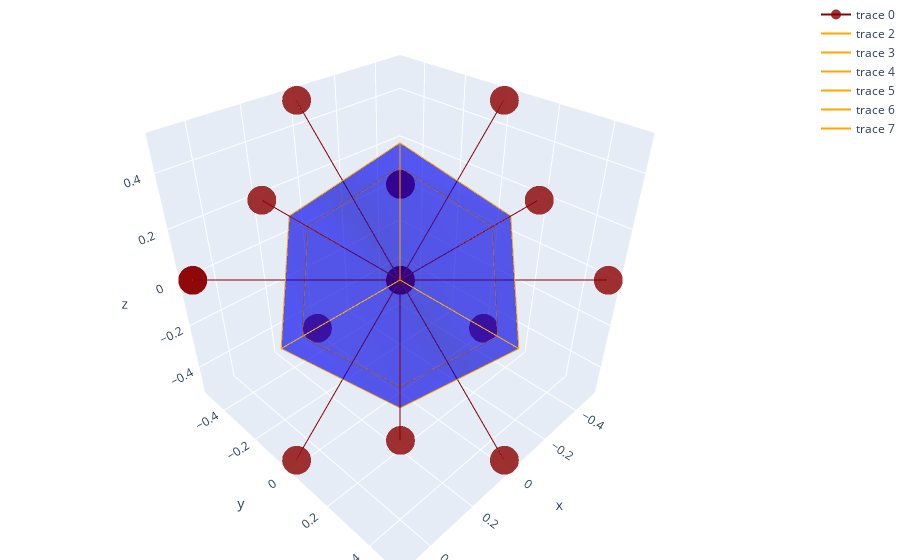

Here is the notebook cell this chart was saved with:
### Code cell
# # Configure Plotly to be rendered inline in the notebook.
# plotly.offline.init_notebook_mode()
cell_range = 2
# Configure the trace.
a1 = [0,0.5, 0.5]
a2 = [0.5,0, 0.5]
a3 = [0.5,0.5, 0]

a1, a2, a3 = [np.array(x) for x in (a1, a2, a3)]

# lattice_vectors = list()

# for ni in range(-cell_range, cell_range + 1):
#     for nj in range(-cell_range, cell_range + 1):
#         for nk in range(-cell_range, cell_range + 1):
#             lattice_vectors.append(list(a1*ni + a2*nj + a3*nk))
            
cube = [
    [0,0,0],
    [0,0,1],
    [0,1,1],
    [0,1,0],
    [0,0,0],
    
    [1,0,0],
    [1,0,1],
    [1,1,1],
    [1,1,0],
    [1,0,0],
    
    [0,0,0],
    [0,0,1],
    [1,0,1],
    [0,0,1],
    [0,1,1],
    [1,1,1],
    [0,1,1],
    [0,1,0],
    [1,1,0],
    [0,1,0],
    [0,0,0]
    
    
#     [0,0,0],
#     [0,0.5,0.5],
#     [0,0,0],
#     [0,1,0],
#     [0,0.5,0.5],
#     [0,0,0],
    
]

face_center = [
    [0,0,0.5],
    [0.5,0.5,0.5],
    [0,0.5,1],
    [0.5,0.5,0.5],
    [0,1,0.5],
    [0.5,0.5,0.5],
    [0,0.5,0],
    [0.5,0.5,0.5],
    [0,0,0.5],
    [0.5,0.5,0.5],
    [1,0,0.5],
    [0.5,0.5,0.5],
    [1,0.5,1],
    [0.5,0.5,0.5],
    [1,1,0.5],
    [0.5,0.5,0.5],
    [1,0.5,0],
    [0.5,0.5,0.5],
    [1,0,0.5],
    [0.5,0.5,0.5],
    [0.5, 0, 0],
    [0.5,0.5,0.5],
    [0.5, 0, 1],
    [0.5,0.5,0.5],
    [0.5, 1, 1],
    [0.5,0.5,0.5],
    [0.5, 1, 0],
]

cube = [[x - 0.5, y - 0.5, z - 0.5] for (x,y,z) in cube]
face_center = [[x - 0.5, y - 0.5, z - 0.5] for (x,y,z) in face_center]



cube = np.array(cube)
face_center = np.array(face_center)

face_center_trace = go.Scatter3d(
    x=face_center[:, 0],  # <-- Put your data instead
    y=face_center[:, 1],  # <-- Put your data instead
    z=face_center[:, 2],  # <-- Put your data instead
    mode='lines+markers',
    marker={
        'size': 10,
        'opacity': 0.8,
    },
    line=dict(
        color='darkred',
        width=2
    )
)


cube_trace = go.Scatter3d(
    x=cube[:, 0],  # <-- Put your data instead
    y=cube[:, 1],  # <-- Put your data instead
    z=cube[:, 2],  # <-- Put your data instead
    mode='lines+markers',
    marker={
        'size': 10,
        'opacity': 0.8,
    },
    line=dict(
        color='darkblue',
        width=2
    )
)

# Configure the layout.
layout = go.Layout(
    margin={'l': 0, 'r': 0, 'b': 0, 't': 0}
)

data = [face_center_trace, rhomb_dodeca_trace, *rd_lines]

plot_figure = go.Figure(data=data, layout=layout)

# Render the plot.
plotly.offline.iplot(plot_figure)

### Figure 1 — Plotly figure (JSON) as saved in the notebook; plotly's stock layout.template omitted (floating-point values rounded to 4 significant figures)
{"data": [{"line": {"color": "darkred", "width": 2}, "marker": {"opacity": 0.8, "size": 10}, "mode": "lines+markers", "type": "scatter3d", "x": [-0.5, 0, -0.5, 0, -0.5, 0, -0.5, 0, -0.5, 0, 0.5, 0, 0.5, 0, 0.5, 0, 0.5, 0, 0.5, 0, 0, 0, 0, 0, 0, 0, 0], "y": [-0.5, 0, 0, 0, 0.5, 0, 0, 0, -0.5, 0, -0.5, 0, 0, 0, 0.5, 0, 0, 0, -0.5, 0, -0.5, 0, -0.5, 0, 0.5, 0, 0.5], "z": [0, 0, 0.5, 0, 0, 0, -0.5, 0, 0, 0, 0, 0, 0.5, 0, 0, 0, -0.5, 0, 0, 0, -0.5, 0, 0.5, 0, 0.5, 0, -0.5]}, {"alphahull": 0, "color": "blue", "opacity": 0.4, "type": "mesh3d", "x": [0.25, 0.25, 0.25, 0.25, -0.25, -0.25, -0.25, -0.25, 0, 0, 0, 0, 0.5, -0.5], "y": [0.25, 0.25, -0.25, -0.25, 0.25, 0.25, -0.25, -0.25, 0, 0, 0.5, -0.5, 0, 0], "z": [0.25, -0.25, 0.25, -0.25, 0.25, -0.25, 0.25, -0.25, 0.5, -0.5, 0, 0, 0, 0]}, {"line": {"color": "orange", "width": 2}, "mode": "lines", "type": "scatter3d", "x": [0, 0.25, 0, 0.25, 0, -0.25, 0, -0.25], "y": [0, 0.25, 0, -0.25, 0, -0.25, 0, 0.25], "z": [0.5, 0.25, 0.5, 0.25, 0.5, 0.25, 0.5, 0.25]}, {"line": {"color": "orange", "width": 2}, "mode": "lines", "type": "scatter3d", "x": [0, 0.25, 0, 0.25, 0, -0.25, 0, -0.25], "y": [0.5, 0.25, 0.5, 0.25, 0.5, 0.25, 0.5, 0.25], "z": [0, 0.25, 0, -0.25, 0, -0.25, 0, 0.25]}, {"line": {"color": "orange", "width": 2}, "mode": "lines", "type": "scatter3d", "x": [0, 0.25, 0, 0.25, 0, -0.25, 0, -0.25], "y": [-0.5, -0.25, -0.5, -0.25, -0.5, -0.25, -0.5, -0.25], "z": [0, 0.25, 0, -0.25, 0, -0.25, 0, 0.25]}, {"line": {"color": "orange", "width": 2}, "mode": "lines", "type": "scatter3d", "x": [0, 0.25, 0, 0.25, 0, -0.25, 0, -0.25], "y": [0, 0.25, 0, -0.25, 0, -0.25, 0, 0.25], "z": [-0.5, -0.25, -0.5, -0.25, -0.5, -0.25, -0.5, -0.25]}, {"line": {"color": "orange", "width": 2}, "mode": "lines", "type": "scatter3d", "x": [-0.5, -0.25, -0.5, -0.25, -0.5, -0.25, -0.5, -0.25], "y": [0, 0.25, 0, -0.25, 0, -0.25, 0, 0.25], "z": [0, 0.25, 0, 0.25, 0, -0.25, 0, -0.25]}, {"line": {"color": "orange", "width": 2}, "mode": "lines", "type": "scatter3d", "x": [0.5, 0.25, 0.5, 0.25, 0.5, 0.25, 0.5, 0.25], "y": [0, 0.25, 0, -0.25, 0, -0.25, 0, 0.25], "z": [0, 0.25, 0, 0.25, 0, -0.25, 0, -0.25]}], "layout": {"margin": {"b": 0, "l": 0, "r": 0, "t": 0}}}
